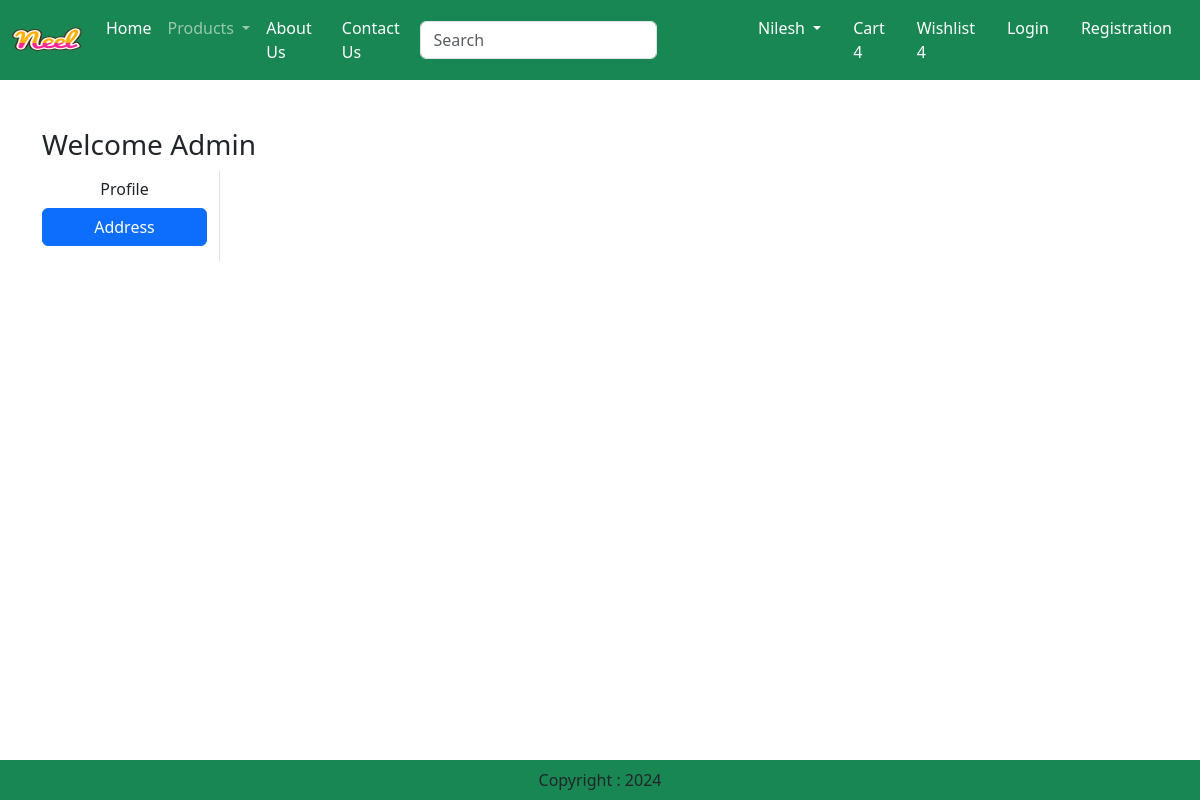
Page /address/ (signed in) on the earlier database version.
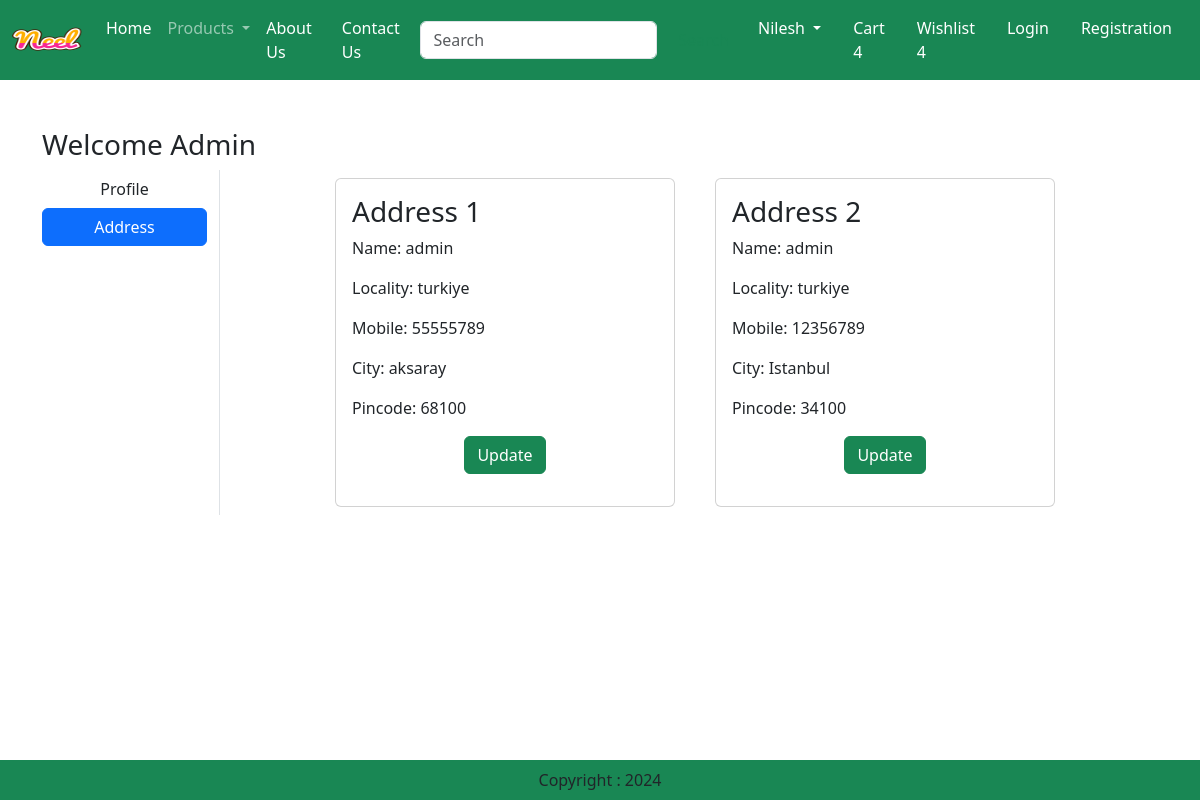
Same page on the later database version.
### app/models.py (models this page shows, shortened)
class Customer(models.Model):
    user = models.ForeignKey(User, on_delete=models.CASCADE)
    name = models.CharField(max_length=200)
    locality = models.CharField(max_length=200)
    city = models.CharField(max_length=50)
    mobile = models.IntegerField(default=0)
    zipcode = models.IntegerField()

### app/views.py (the view)
# urls.py: path("address/", views.address, name="address"),
def address(request):
    add = Customer.objects.filter(user=request.user)
    return render(request, "app/address.html", locals())

### app/templates/app/address.html (shortened to what this page needs)
{% extends 'app/base.html' %}
{% load static %}
{% block content %}
    <div class="container my-5">
        <div class="row">
            <h3>Welcome <span class="text-capitalize">{{request.user}}</span></h3>
            <div class="col-sm-2 border-end">
                <ul class="list-unstyled">
                    <li class="d-grid"><a href="{% url 'profile' %}" class="btn">Profile</a></li>
                    <li class="d-grid"><a href="{% url 'address' %}" class="btn btn-primary">Address</a></li>
                </ul>
            </div>
            <div class="col-sm-8 offset-sm-1">
                <div class="row">
                    {% for ad in add %}
                        <div class="col-sm-6">
                            <div class="card m-2">
                                <div class="card-body">
                                    <h3>Address {{forloop.counter}}</h3>
                                    <p>Name: {{ad.name}}</p>
                                    <p>Locality: {{ad.locality}}</p>
                                    <p>Mobile: {{ad.mobile}}</p>
                                    <p>City: {{ad.city}}</p>
                                    <p>Pincode: {{ad.zipcode}}</p>
                                    <p class="text-center"><a href="{% url 'updateAddress' pk=ad.id %}" type="button" class="btn btn-success">Update</a></p>
                                </div>
                            </div>
                        </div>
                    {% endfor %}
                </div>
            </div>
        </div>
    </div>
{% endblock %}

### app/templates/app/base.html (shortened to what this page needs)
<!DOCTYPE html>
{% load static %}
<html lang="en">
<head>
    <link href="https://cdn.jsdelivr.net/npm/bootstrap@5.3.3/dist/css/bootstrap.min.css" rel="stylesheet">
    <link rel="stylesheet" href="{% static 'app/css/owl.carousel.min.css' %}">
    <link rel="stylesheet" href="{% static 'app/css/all.min.css' %}">
    <link rel="stylesheet" href="{% static 'app/css/style.css' %}">
</head>
<body>
    <nav class="navbar navbar-expand-lg navbar-dark bg-success">
        <div class="container-fluid">
          <a class="navbar-brand" href="#">
            <img src="{% static 'app/images/product/neel.png' %}" width="70" height="50">
          </a>
          <div class="collapse navbar-collapse" id="navbarSupportedContent">
            <ul class="navbar-nav me-auto mb-2 mb-lg-0">
              <li class="nav-item">
                <a class="nav-link active" aria-current="page" href="/">Home</a>
              </li>
              <li class="nav-item dropdown">
                <a class="nav-link dropdown-toggle" href="#" role="button" data-bs-toggle="dropdown" aria-expanded="false">
                  Products
                </a>
              </li>
              <li class="nav-item">
                <a class="nav-link text-white" href="{% url 'about' %}">About Us</a>
              </li>
              <li class="nav-item">
                <a class="nav-link text-white" href="{% url 'contact' %}">Contact Us</a>
              </li>
            </ul>
            <form class="d-flex" role="search">
              <input class="form-control me-2" type="search" placeholder="Search" aria-label="Search">
              <button class="btn btn-outline-success" type="submit">Search</button>
            </form>
          </div>
          <ul class="navbar-nav me-auto mb-2 mb-lg-0">
            <li class="nav-item dropdown mx-2">
                <a href="#" class="nav-link dropdown-toggle text-white" id="profileDropdown" role="button" data-bs-toggle="dropdown" aria-expanded="false">
                    Nilesh
                </a>
            </li>
            <li class="nav-item mx-2">
                <a href="#" class="nav-link text-white">Cart 4</a>
            </li>
            <li class="nav-item mx-2">
                <a href="#" class="nav-link text-white">Wishlist 4</a>
            </li>
            <li class="nav-item mx-2">
                <a href="{% url 'login' %}" class="nav-link text-white">Login</a>
            </li>
            <li class="nav-item mx-2">
                <a href="{% url 'customerregistration' %}" class="nav-link text-white">Registration</a>
            </li>
          </ul>
        </div>
    </nav>
    {% block content %}{% endblock %}
    <footer class="container-fluid fixed-bottom bg-success text-center p-2 mt-5">
        Copyright : 2024
    </footer>
</body>
</html>

Differences in the rows shown:
added Customer: name "admin", locality "turkiye", mobile "55555789", city "aksaray", zipcode "68100"
added Customer: name "admin", locality "turkiye", mobile "12356789", city "Istanbul", zipcode "34100"
